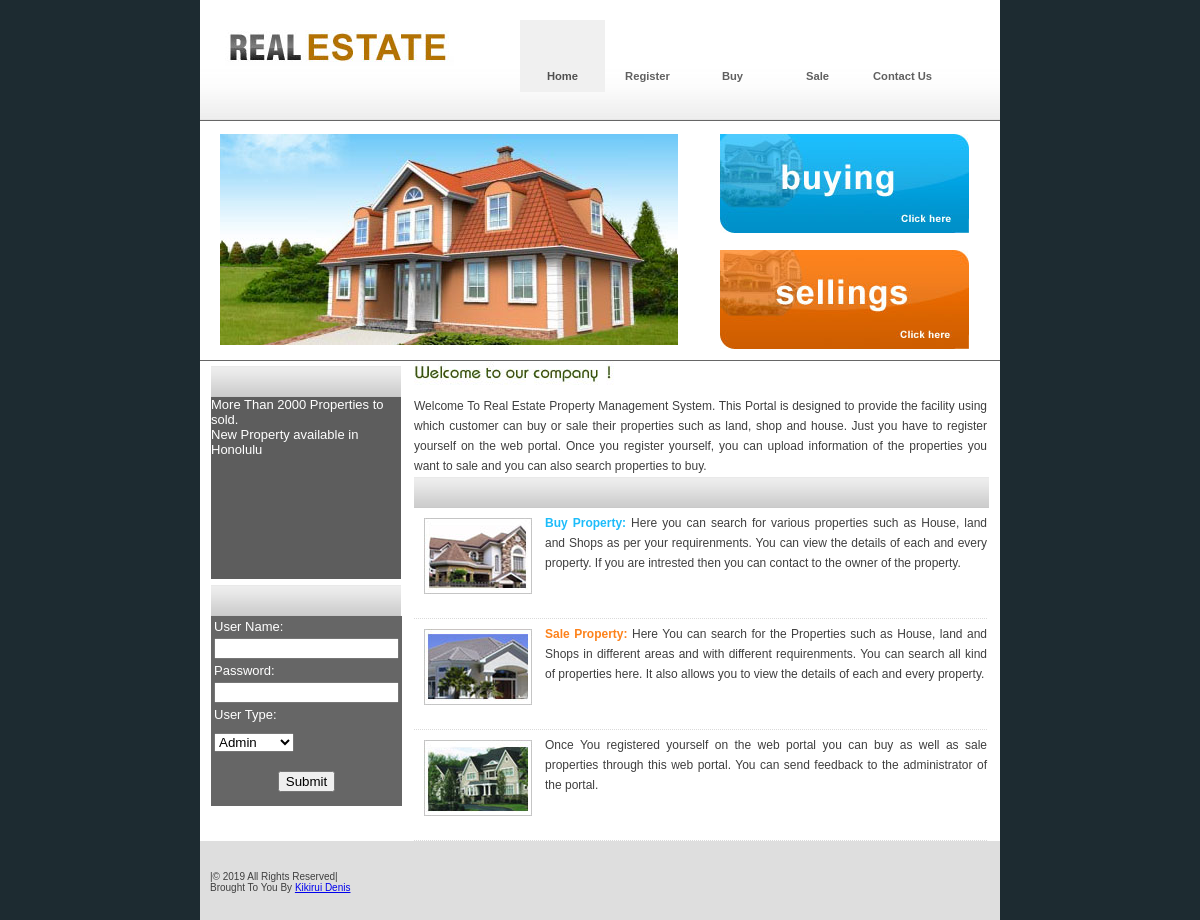
The page / on the database its author committed.
### tables this page shows
CREATE TABLE IF NOT EXISTS `news_master` (
  `NewsId` int(11) NOT NULL AUTO_INCREMENT,
  `News` varchar(200) NOT NULL,
  `NewsDate` date NOT NULL,
  PRIMARY KEY (`NewsId`)
);

### left.php (the view, shortened to what this page needs)
<link href="SpryAssets/SpryValidationTextField.css" rel="stylesheet" type="text/css">
<div class="leftpannel">
  <div class="find">
          <div class="leftpan1"></div>
          <div class="leftpan2">
            <div class="leftmenu">
             <marquee direction="up" height="180">
             <?php
$con = mysql_connect("localhost","root");
$sql = "select * from News_Master";
$result = mysql_query($sql,$con);
while($row = mysql_fetch_array($result))
{
$News=$row['News'];
?>
<div align="left" class="style6"><?php echo $News;?></div>
<span class="style6">
<?php
}
?>
        </span>
             </marquee>
            </div>
    </div>
  </div>
  <div class="search">
    <div class="search1"></div>
        <form name="form1" method="post" action="login.php">
         <table width="100%" bgcolor="#666666">
         <tr>
           <td class="style6">User Name:</td>
         </tr>
         <tr>
           <td><span id="sprytextfield1">
             <label>
             <input type="text" name="txtUserName" id="txtUserName">
             </label>
           <span class="textfieldRequiredMsg">*</span></span></td>
         </tr>
         <tr>
           <td class="style6">Password:</td>
         </tr>
         <tr>
           <td><span id="sprytextfield2">
             <label>
             <input type="password" name="txtPassword" id="txtPassword">
             </label>
           <span class="textfieldRequiredMsg">*</span></span></td>
         </tr>
         <tr>
           <td class="style6">User Type:</td>
         </tr>
         <tr>
           <td height="33"><label>
             <select name="cmbUserType" id="cmbUserType">
               <option>Admin</option>
             </select>
           </label></td>
         </tr>
         <tr>
           <td height="36"><div align="center">
             <input type="submit" name="button" id="button" value="Submit">
           </div></td>
         </tr>
         <tr>
         <td><label></label></td>
         </tr>
         </table>
        </form>
  </div>
      </div>

### css/style1.css (style rules this page uses)
body { margin:0px; padding:0px; background-color:#1d2b31; }
.leftpannel { width:190px; float:left; }
.find { width:190px; height:213px; background-color:#5d5d5d; margin-top:5px; }
.leftpan1 { width:190px; height:31px; background:url(../images/find.gif) repeat-x; }
.leftpan2 { width:190px; height:380px; }
.search { width:190px; height:115px; margin-top:6px; }
.search1 { width:190px; height:31px; background-image:url(../images/find.gif); }
.leftmenu { margin:0px; padding:0px; }

### rows shown on the page
news_master: News "More Than 2000 Properties to sold."
news_master: News "New Property available in Honolulu"
